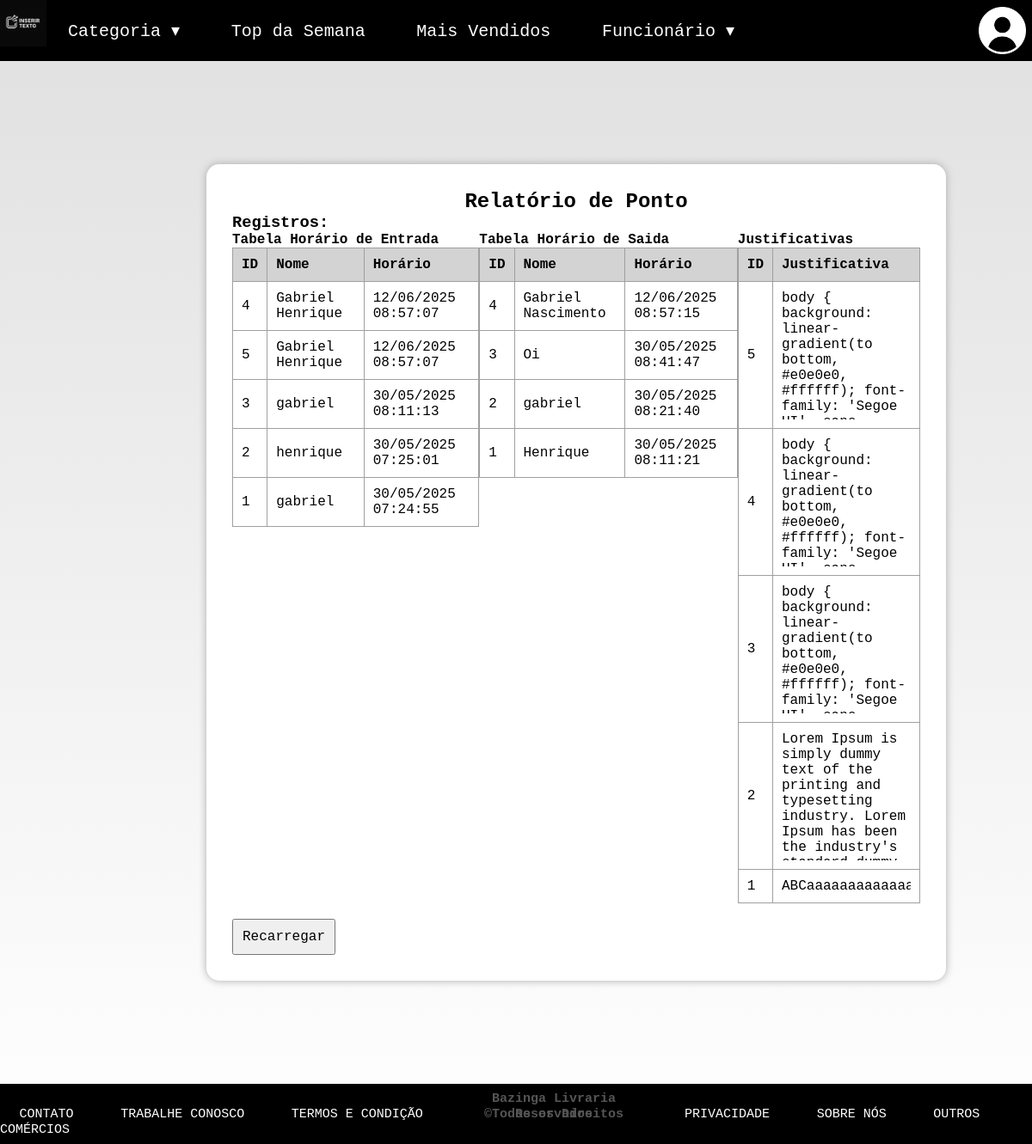
Page /templates/relatorio.html on the earlier database version.
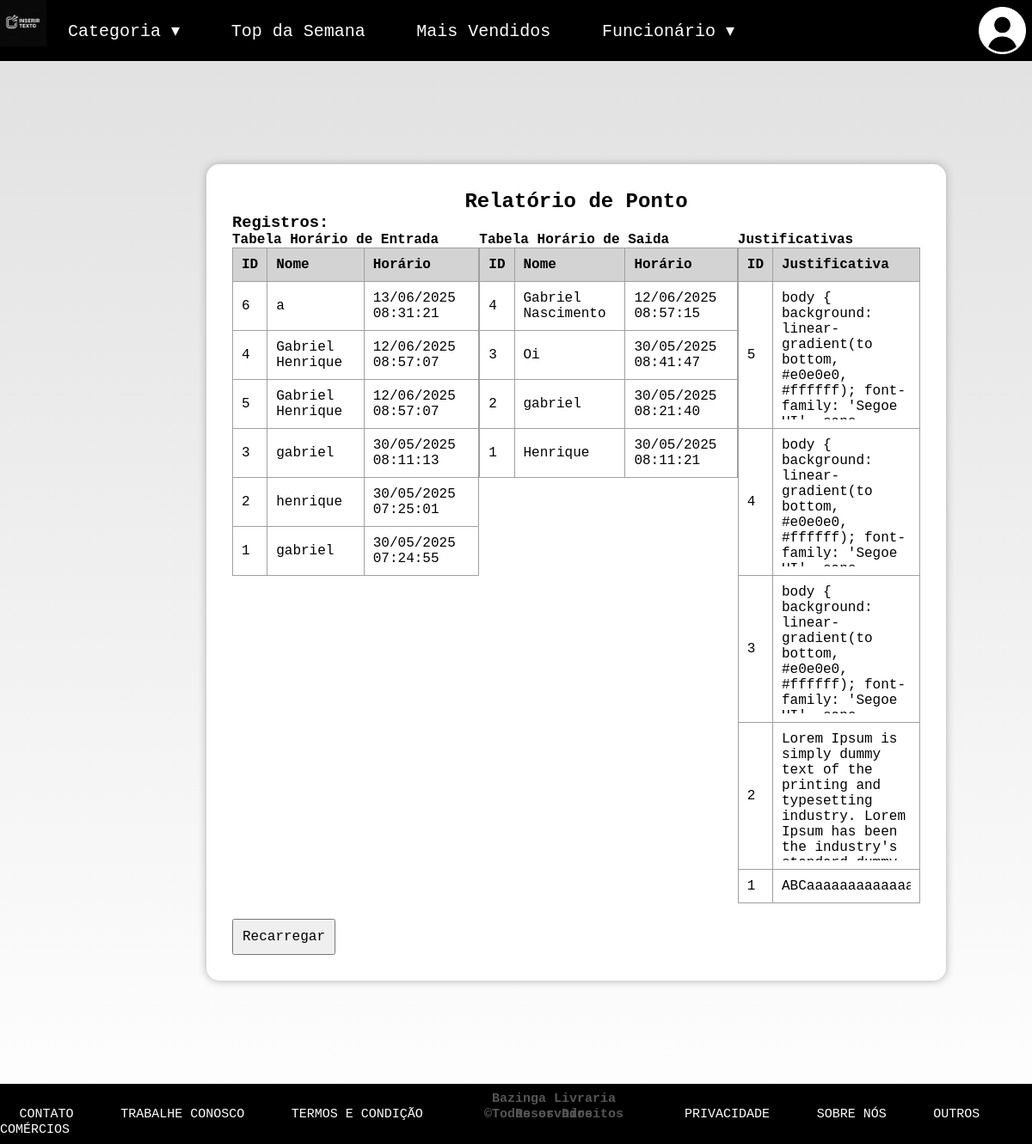
Same page on the later database version.
### app.py (models this page shows)
class entradaPonto(db.Model):
    id = db.Column(db.Integer, primary_key=True)
    nome = db.Column(db.String(100), nullable=False)
    hora = db.Column(db.DateTime, default=hora_brasilia)

class saidaPonto(db.Model):
    id = db.Column(db.Integer, primary_key=True)
    nome = db.Column(db.String(100), nullable=False)
    hora = db.Column(db.DateTime, default=hora_brasilia)

class justificativa(db.Model):
    id = db.Column(db.Integer, primary_key=True)
    nome = db.Column(db.String(100), nullable=False)
    hora = db.Column(db.DateTime, default=hora_brasilia)

### app.py (the view, shortened to what this page needs)
@app.route('/templates/relatorio.html', methods=['GET'])
def relatorio():
    registrosE = entradaPonto.query.order_by(entradaPonto.hora.desc()).all()
    registrosS = saidaPonto.query.order_by(saidaPonto.hora.desc()).all()
    registrosJ = justificativa.query.order_by(justificativa.hora.desc()).all()
    return render_template('relatorio.html', registrosEntrada = registrosE, registrosSaida = registrosS, registrosJustificativa = registrosJ)

### templates/relatorio.html (shortened to what this page needs)
<!DOCTYPE html>
<html lang="en">
<head>
    <link rel="stylesheet" href="/static/styleUm.css">
    <link rel="stylesheet" href="/static/relatorio.css">
</head>
<body>
    <nav>
        <ul>
            <a href="/templates/relatorio.html"><img class="logo" src="/static/png/unnamed.png" alt="Logo"></a>
            <li>
                <a href="#">Categoria ▾</a>
            </li>
            <li><a href="#">Top da Semana</a></li>
            <li><a href="#">Mais Vendidos</a></li>
            <li>
                <a href="#">Funcionário ▾</a>
            </li>
            <a href="/templates/entradaPonto.html"><img class="perfil" src="/static/png/perfil.png" alt="Perfil"></a>
        </ul>
    </nav>
    <div class="container">
    <h2>Relatório de Ponto</h2>
    <h3>Registros:</h3>
    <div id="tabelaFlex">
    <div id="visivelEntrada">
    <table class="tabelaEntrada">
        <h4>Tabela Horário de Entrada</h4>
        <thead>
        <tr>
            <th>ID</th>
            <th>Nome</th>
            <th>Horário</th>
        </tr>
        </thead>
        <tbody>
            {% for rEntrada in registrosEntrada %}
        <tr>
            <td>
                {{ rEntrada.id }}
            </td>
            <td>
                {{ rEntrada.nome }}
            </td>
            <td>
                {{ rEntrada.hora.strftime('%d/%m/%Y %H:%M:%S') }}
            </td>
        </tr>
            {% endfor %}
        </tbody>
    </table>
</div>
<div id="visivelSaida">
    <table class="tabelaSaida">
        <h4>Tabela Horário de Saida</h4>
        <thead>
        <tr>
            <th>ID</th>
            <th>Nome</th>
            <th>Horário</th>
        </tr>
        </thead>
        <tbody>
            {% for rSaida in registrosSaida %}
        <tr>
            <td>
                {{ rSaida.id }}
            </td>
            <td>
                {{ rSaida.nome }}
            </td>
            <td>
                {{ rSaida.hora.strftime('%d/%m/%Y %H:%M:%S') }}
            </td>
        </tr>
            {% endfor %}
        </tbody>
    </table>
      </div>
    <div id="visivelJustificativa">
        <table class="tabelaJustificativa">
            <h4>Justificativas</h4>
            <thead>
            <tr>
                <th>ID</th>
                <th>Justificativa</th>
            </tr>
            </thead>
            <tbody>
                {% for rJustificativa in registrosJustificativa %}
            <tr>
                <td>
                    {{ rJustificativa.id }}
                </td>
                <div id="justificativas">
                <td>
                    <div id="tabelaRolamento">
                    {{ rJustificativa.nome }}
                </div>
                </td>
            </div>
            </tr>
                {% endfor %}
            </tbody>
        </table>
                </div>
            </div>
    <br>
    <input type="button" class="botaoRecarregar" value="Recarregar" onClick="window.location.reload()">
    </div>
    <footer>
        <br>
        <a class="outros" href="">CONTATO</a>
        <a class="outros" href="">TRABALHE CONOSCO</a>
        <a class="outros" href="">TERMOS E CONDIÇÃO</a>
        <div class="dire">
            <p class="direitos">Bazinga Livraria</p>
            <br>
            <p class="direitos">©Todos os Direitos Reservados</p>
        </div>
        <a class="outros" href="">PRIVACIDADE</a>
        <a class="outros" href="">SOBRE NÓS</a>
        <a class="outros" href="">OUTROS COMÉRCIOS</a>
    </footer>
</body>
</html>

### static/styleUm.css (style rules this page uses)
* { margin: 0; }
* { padding: 0; margin: 0; font-family: 'Poppins', monospace; }
ul { list-style: none; background: #000000; }
ul li { display: inline-block; position: relative; }
ul li a { display: block; padding: 23px 25px; color: #FFF; text-decoration: none; text-align: center; font-size: 20px; }
.logo { width: 4.5%; display: inline; float: left; }
.perfil { width: 55px; margin: 7.5px; float: inline-end; }
a { text-decoration: none; }
footer { width: 100%; height: 70px; background-color: #000000; }
.outros { font-size: 15px; color: #FFFFFF; text-decoration: none; display: inline; margin: 25px 1.5em; }
.dire { width: 20%; display: inline-block; }
.direitos { font-size: 15px; color: #555555; font-weight: 700; display: block; text-align: center; line-height: 0; }

### static/relatorio.css (style rules this page uses)
body { background: linear-gradient(to bottom, #e0e0e0, #ffffff); font-family: 'Segoe UI', sans-serif; }
.tabelaEntrada, th, td { border-collapse: collapse; padding: 10px; text-align: left; border: 1px solid rgb(160 160 160); }
.tabelaSaida, th, td { border-collapse: collapse; padding: 10px; text-align: left; border: 1px solid rgb(160 160 160); }
.tabelaJustificativa, th, td { border-collapse: collapse; padding: 10px; text-align: left; border: 1px solid rgb(160 160 160); }
th { background-color: lightgray; }
#tabelaRolamento { max-width: 150px; max-height: 150px; overflow: auto; }
.container #tabelaFlex { display: flex; flex: 1; flex-direction:row; }
.container { margin-top: 10%; margin-left: 20%; margin-bottom: 10%; background: white; padding: 30px; border-radius: 15px; box-shadow: 0 0 10px #aaa; width: 800px; }
h1, h2 { text-align: center; }
input { padding: 10px; font-size: 16px; }

Differences in the rows shown:
added entradaPonto: id "6", nome "a", hora "13/06/2025 08:31:21"
